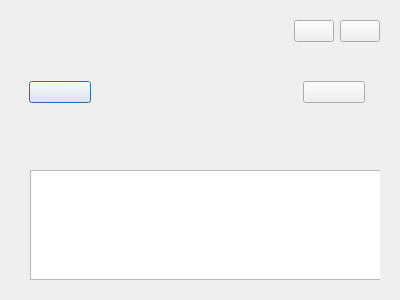
<?xml version="1.0" encoding="UTF-8"?>
<ui version="4.0">
 <class>SlideShowdlg</class>
 <widget class="QDialog" name="SlideShowdlg">
  <property name="geometry">
   <rect>
    <x>0</x>
    <y>0</y>
    <width>400</width>
    <height>300</height>
   </rect>
  </property>
  <property name="windowTitle">
   <string>Dialog</string>
  </property>
  <layout class="QVBoxLayout" name="verticalLayout" stretch="7,1">
   <item>
    <widget class="QWidget" name="slideShow" native="true">
     <layout class="QGridLayout" name="gridLayout">
      <item row="1" column="0">
       <widget class="QWidget" name="slideprewid" native="true">
        <property name="minimumSize">
         <size>
          <width>80</width>
          <height>0</height>
         </size>
        </property>
        <property name="maximumSize">
         <size>
          <width>80</width>
          <height>16777215</height>
         </size>
        </property>
        <layout class="QVBoxLayout" name="verticalLayout_2">
         <item>
          <widget class="PicButton" name="slidepreBtn">
           <property name="text">
            <string/>
           </property>
          </widget>
         </item>
        </layout>
       </widget>
      </item>
      <item row="1" column="4">
       <widget class="QWidget" name="slidenextwid" native="true">
        <property name="minimumSize">
         <size>
          <width>80</width>
          <height>0</height>
         </size>
        </property>
        <property name="maximumSize">
         <size>
          <width>80</width>
          <height>16777215</height>
         </size>
        </property>
        <layout class="QVBoxLayout" name="verticalLayout_3">
         <item>
          <widget class="PicButton" name="slidenextBtn">
           <property name="text">
            <string/>
           </property>
          </widget>
         </item>
        </layout>
       </widget>
      </item>
      <item row="0" column="4">
       <layout class="QHBoxLayout" name="horizontalLayout_3">
        <item>
         <widget class="PicStateBtn" name="playBtn">
          <property name="text">
           <string/>
          </property>
         </widget>
        </item>
        <item>
         <widget class="PicButton" name="closeBtn">
          <property name="text">
           <string/>
          </property>
         </widget>
        </item>
       </layout>
      </item>
      <item row="1" column="1">
       <widget class="PicAnimation" name="picanimation" native="true"/>
      </item>
     </layout>
    </widget>
   </item>
   <item>
    <widget class="QWidget" name="preShow" native="true">
     <layout class="QHBoxLayout" name="horizontalLayout">
      <item>
       <widget class="QWidget" name="widget" native="true">
        <property name="minimumSize">
         <size>
          <width>0</width>
          <height>120</height>
         </size>
        </property>
        <property name="maximumSize">
         <size>
          <width>16777215</width>
          <height>120</height>
         </size>
        </property>
        <widget class="PreListWid" name="preListWidget">
         <property name="geometry">
          <rect>
           <x>10</x>
           <y>10</y>
           <width>16777215</width>
           <height>110</height>
          </rect>
         </property>
         <property name="minimumSize">
          <size>
           <width>0</width>
           <height>110</height>
          </size>
         </property>
         <property name="maximumSize">
          <size>
           <width>16777215</width>
           <height>110</height>
          </size>
         </property>
        </widget>
       </widget>
      </item>
     </layout>
    </widget>
   </item>
  </layout>
 </widget>
 <customwidgets>
  <customwidget>
   <class>PicButton</class>
   <extends>QPushButton</extends>
   <header>picbutton.h</header>
  </customwidget>
  <customwidget>
   <class>PicStateBtn</class>
   <extends>QPushButton</extends>
   <header>picstatebtn.h</header>
  </customwidget>
  <customwidget>
   <class>PicAnimation</class>
   <extends>QWidget</extends>
   <header>picanimation.h</header>
   <container>1</container>
  </customwidget>
  <customwidget>
   <class>PreListWid</class>
   <extends>QListWidget</extends>
   <header>prelistwid.h</header>
  </customwidget>
 </customwidgets>
 <resources/>
 <connections/>
</ui>
